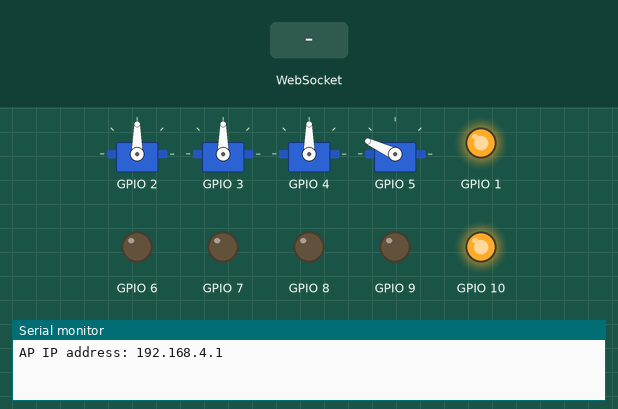
This sketch was run on a simulated ESP32. Shown: 4 × servo, output pins drawn as LEDs (lit = HIGH), the last lines printed to the serial monitor. Inputs (shaded band) come from the test bench.

Above: at 1.2 s.
1.3 s: WebSocket text "Base" received
At 1.9 s:
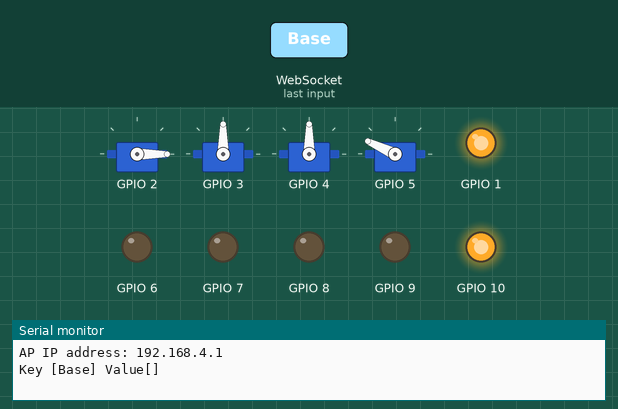
2.8 s: WebSocket text "Shoulder" received
At 3.1 s:
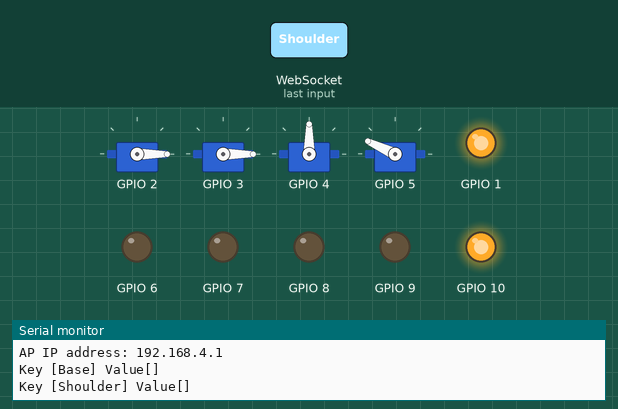
4.3 s: WebSocket text "Elbow" received
At 5.1 s:
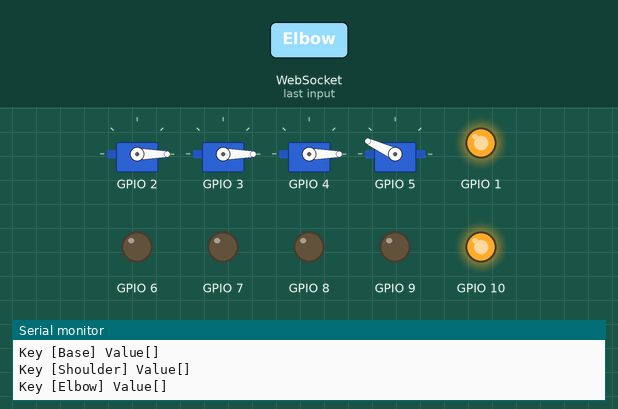
Timing chart, 0 to 7.3 s (numbered marks = the images above; inputs shaded):
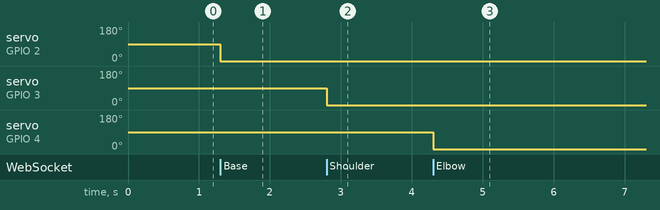

The sketch:

robotic_arm_vehicle.ino
```cpp
#include <Arduino.h>
#include <WiFi.h>
#include <AsyncTCP.h>
#include <ESPAsyncWebServer.h>

#include <ESP32Servo.h>
#include <iostream>
#include <sstream>

int ENA = 1; // PWM control for motor A
int IN1 = 6;
int IN2 = 7;
int IN3 = 8;
int IN4 = 9;
int ENB = 10; // PWM control for motor B

int Speed = 255;
char dieu_khien;

#define UP 1
#define DOWN 2
#define LEFT 3
#define RIGHT 4
#define STOP 0

#define RIGHT_MOTOR 0
#define LEFT_MOTOR 1

#define FORWARD 1
#define BACKWARD -1

struct MOTOR_PINS
{
  int pinEn;
  int pinIN1;
  int pinIN2;
};
std::vector<MOTOR_PINS> motorPins =
{
  {1, 6, 7}, //RIGHT_MOTOR Pins (EnA, IN1, IN2)
  {10, 8, 9},  //LEFT_MOTOR  Pins (EnB, IN3, IN4)
};

struct ServoPins
{
  Servo servo;
  int servoPin;
  String servoName;
  int initialPosition;
};
std::vector<ServoPins> servoPins =
{
  { Servo(), 2 , "Base", 90},
  { Servo(), 3 , "Shoulder", 90},
  { Servo(), 4 , "Elbow", 90},
  { Servo(), 5 , "Gripper", 155},
};

unsigned long previousTimeInMilli = millis();

const char* ssid     = "RobotArm";
const char* password = "12345678";

AsyncWebServer server(80);
AsyncWebSocket ArmRobot("/ArmRobot");

const char* htmlHomePage PROGMEM = R"HTMLHOMEPAGE(
<!DOCTYPE html>
<html>
  <head>
  <meta name="viewport" content="width=device-width, initial-scale=1, maximum-scale=1, user-scalable=no">
    <style>
    .arrows {
      font-size:30px;
      color:red;
    }
    td.button {
      background-color:black;
      border-radius:25%;
      box-shadow: 5px 5px #888888;
    }
    td.button:active {
      transform: translate(5px,5px);
      box-shadow: none;
    }

    .noselect {
      -webkit-touch-callout: none; /* iOS Safari */
        -webkit-user-select: none; /* Safari */
         -khtml-user-select: none; /* Konqueror HTML */
           -moz-user-select: none; /* Firefox */
            -ms-user-select: none; /* Internet Explorer/Edge */
                user-select: none; /* Non-prefixed version, currently
                                      supported by Chrome and Opera */
    }

    .slidecontainer {
      width: 100%;
    }

    .slider {
      -webkit-appearance: none;
      width: 100%;
      height: 15px;
      border-radius: 5px;
      background: #d3d3d3;
      outline: none;
      opacity: 0.7;
      -webkit-transition: .2s;
      transition: opacity .2s;
    }

    .slider:hover {
      opacity: 1;
    }

    .slider::-webkit-slider-thumb {
      -webkit-appearance: none;
      appearance: none;
      width: 25px;
      height: 25px;
      border-radius: 50%;
      background: red;
      cursor: pointer;
    }

    .slider::-moz-range-thumb {
      width: 25px;
      height: 25px;
      border-radius: 50%;
      background: red;
      cursor: pointer;
    }

    </style>

  </head>
  <body class="noselect" align="center" style="background-color:white">
    <table id="mainTable" style="width:400px;margin:auto;table-layout:fixed" CELLSPACING=10>
      <tr>
        <td></td>
        <td class="button" ontouchstart='sendButtonInput("MoveCar","1")' ontouchend='sendButtonInput("MoveCar","0")'><span class="arrows" >&#8679;</span></td>
        <td></td>
      </tr>
      <tr>
        <td class="button" ontouchstart='sendButtonInput("MoveCar","3")' ontouchend='sendButtonInput("MoveCar","0")'><span class="arrows" >&#8678;</span></td>
        <td class="button"></td>
        <td class="button" ontouchstart='sendButtonInput("MoveCar","4")' ontouchend='sendButtonInput("MoveCar","0")'><span class="arrows" >&#8680;</span></td>
      </tr>
      <tr>
        <td></td>
        <td class="button" ontouchstart='sendButtonInput("MoveCar","2")' ontouchend='sendButtonInput("MoveCar","0")'><span class="arrows" >&#8681;</span></td>
        <td></td>
      </tr>
      <tr/><tr/>
      <tr>
        <td style="text-align:left;font-size:25px"><b>Gripper:</b></td>
        <td colspan=2>
         <div class="slidecontainer">
            <input type="range" min="140" max="180" value="155" class="slider" id="Gripper" oninput='sendButtonInput("Gripper",value)'>
          </div>
        </td>
      </tr>
      <tr/><tr/>
      <tr>
        <td style="text-align:left;font-size:25px"><b>Elbow:</b></td>
        <td colspan=2>
         <div class="slidecontainer">
            <input type="range" min="50" max="120" value="70" class="slider" id="Elbow" oninput='sendButtonInput("Elbow",value)'>
          </div>
        </td>
      </tr>
      <tr/><tr/>
      <tr>
        <td style="text-align:left;font-size:25px"><b>Shoulder:</b></td>
        <td colspan=2>
         <div class="slidecontainer">
            <input type="range" min="50" max="150" value="90" class="slider" id="Shoulder" oninput='sendButtonInput("Shoulder",value)'>
          </div>
        </td>
      </tr>
      <tr/><tr/>
      <tr>
        <td style="text-align:left;font-size:25px"><b>Base:</b></td>
        <td colspan=2>
         <div class="slidecontainer">
            <input type="range" min="0" max="180" value="90" class="slider" id="Base" oninput='sendButtonInput("Base",value)'>
          </div>
        </td>
      </tr>
      <tr/><tr/>
    </table>

    <script>
      var webSocketArmRobotUrl = "ws:\/\/" + window.location.hostname + "/ArmRobot";
      var websocketArmRobot;

      function initArmRobotWebSocket()
      {
        websocketArmRobot = new WebSocket(webSocketArmRobotUrl);
        websocketArmRobot.onopen    = function(event)
        {
          sendButtonInput("Gripper", document.getElementById("Gripper").value);
          sendButtonInput("Elbow", document.getElementById("Elbow").value);
          sendButtonInput("Shoulder", document.getElementById("Shoulder").value);
          sendButtonInput("Base", document.getElementById("Base").value);
        };
        websocketArmRobot.onclose   = function(event){setTimeout(initArmRobotWebSocket, 2000);};
        websocketArmRobot.onmessage = function(event){};
      }

      function initWebSocket()
      {
        initArmRobotWebSocket();
      }

      function sendButtonInput(key, value)
      {
        var data = key + "," + value;
        websocketArmRobot.send(data);
        console.log(data);
      }

      window.onload = initWebSocket;
      document.getElementById("mainTable").addEventListener("touchend", function(event){
        event.preventDefault()
      });
    </script>
  </body>
</html>
)HTMLHOMEPAGE";


void rotateMotor(int motorNumber, int motorDirection)
{
  if (motorDirection == FORWARD)
  {
    digitalWrite(motorPins[motorNumber].pinIN1, HIGH);
    digitalWrite(motorPins[motorNumber].pinIN2, LOW);
  }
  else if (motorDirection == BACKWARD)
  {
    digitalWrite(motorPins[motorNumber].pinIN1, LOW);
    digitalWrite(motorPins[motorNumber].pinIN2, HIGH);
  }
  else if (motorDirection == STOP)
  {
    digitalWrite(motorPins[motorNumber].pinIN1, LOW);
    digitalWrite(motorPins[motorNumber].pinIN2, LOW);
  }
}

void moveCar(int inputValue)
{
  switch(inputValue)
  {

    case UP:
      rotateMotor(RIGHT_MOTOR, FORWARD);
      rotateMotor(LEFT_MOTOR, FORWARD);
      break;

    case DOWN:
      rotateMotor(RIGHT_MOTOR, BACKWARD);
      rotateMotor(LEFT_MOTOR, BACKWARD);
      break;

    case LEFT:
      rotateMotor(RIGHT_MOTOR, FORWARD);
      rotateMotor(LEFT_MOTOR, BACKWARD);
      break;

    case RIGHT:
      rotateMotor(RIGHT_MOTOR, BACKWARD);
      rotateMotor(LEFT_MOTOR, FORWARD);
      break;

    case STOP:
      rotateMotor(RIGHT_MOTOR, STOP);
      rotateMotor(LEFT_MOTOR, STOP);
      break;

    default:
      rotateMotor(RIGHT_MOTOR, STOP);
      rotateMotor(LEFT_MOTOR, STOP);
      break;
  }
}

void handleRoot(AsyncWebServerRequest *request)
{
  request->send_P(200, "text/html", htmlHomePage);
}

void handleNotFound(AsyncWebServerRequest *request)
{
    request->send(404, "text/plain", "File Not Found");
}

void sendCurrentRobotArmState()
{
  for (int i = 0; i < servoPins.size(); i++)
  {
    ArmRobot.textAll(servoPins[i].servoName + "," + servoPins[i].servo.read());
  }
}

void writeServoValues(int servoIndex, int value)
{
  servoPins[servoIndex].servo.write(value);
}

void onCarInputWebSocketEvent(AsyncWebSocket *server,
                      AsyncWebSocketClient *client,
                      AwsEventType type,
                      void *arg,
                      uint8_t *data,
                      size_t len)
{
  switch (type)
  {
    case WS_EVT_CONNECT: {
      moveCar(0);
      sendCurrentRobotArmState();
      break;
    }
    case WS_EVT_DISCONNECT:
      break;

    case WS_EVT_DATA:
      AwsFrameInfo *info;
      info = (AwsFrameInfo*)arg;
      if (info->final && info->index == 0 && info->len == len && info->opcode == WS_TEXT)
      {
        std::string myData = "";
        myData.assign((char *)data, len);
        std::istringstream ss(myData);
        std::string key, value;
        std::getline(ss, key, ',');
        std::getline(ss, value, ',');
        Serial.printf("Key [%s] Value[%s]\n", key.c_str(), value.c_str());
        int valueInt = atoi(value.c_str());
        if (key == "MoveCar")
        {
          Serial.println("Data received!");
          moveCar(valueInt);
        }
        else if (key == "Base")
        {
          writeServoValues(0, valueInt);
        }
        else if (key == "Shoulder")
        {
          writeServoValues(1, valueInt);
        }
        else if (key == "Elbow")
        {
          writeServoValues(2, valueInt);
        }
        else if (key == "Gripper")
        {
          writeServoValues(3, valueInt);
        }
      }
      break;
    case WS_EVT_PONG:
    case WS_EVT_ERROR:
      break;
    default:
      break;
  }
}

void setUpPinModes()
{

  for (int i = 0; i < motorPins.size(); i++)
  {
    pinMode(motorPins[i].pinEn, OUTPUT);
    pinMode(motorPins[i].pinIN1, OUTPUT);
    pinMode(motorPins[i].pinIN2, OUTPUT);
    /* Attach the PWM Channel to the motor enb Pin */
    analogWrite(motorPins[i].pinEn, Speed);
  }

  for (int i = 0; i < servoPins.size(); i++)
  {
    servoPins[i].servo.attach(servoPins[i].servoPin);
    servoPins[i].servo.write(servoPins[i].initialPosition);
  }

  moveCar(0);
}


void setup(void)
{
  setUpPinModes();
  Serial.begin(9600);

  WiFi.softAP(ssid, password);
  IPAddress IP = WiFi.softAPIP();
  Serial.print("AP IP address: ");
  Serial.println(IP);

  server.on("/", HTTP_GET, handleRoot);
  server.onNotFound(handleNotFound);

  ArmRobot.onEvent(onCarInputWebSocketEvent);
  server.addHandler(&ArmRobot);

  server.begin();
}


void loop()
{
  ArmRobot.cleanupClients();
  vTaskDelay(10 / portTICK_PERIOD_MS);
}
```

Measured:
- after the input at 1.3 s, servo on GPIO 2: 90° → 0° at once
- after the input at 2.8 s, servo on GPIO 3: 90° → 0° at once
- after the input at 4.3 s, servo on GPIO 4: 90° → 0° at once
